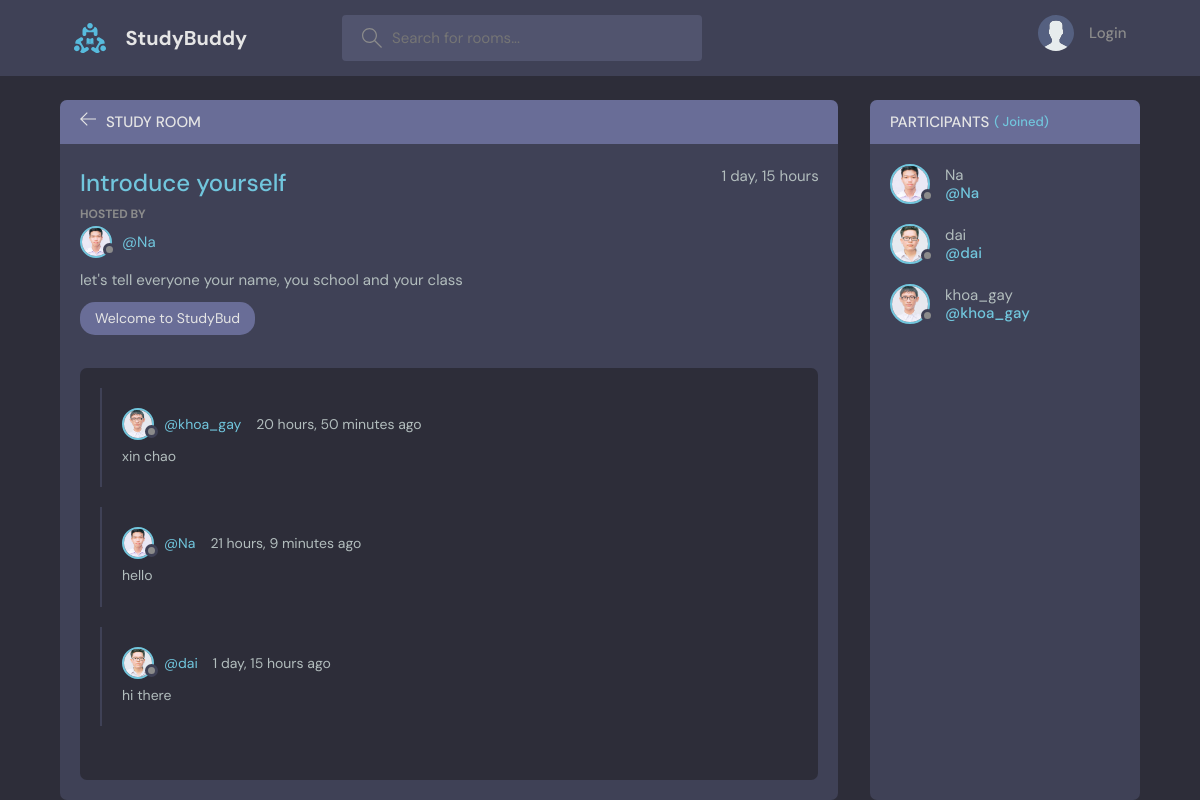
/room/1, run on the app's committed database.
### base/models.py (models this page shows, shortened)
class Room(models.Model):
    host = models.ForeignKey(User,on_delete=models.SET_NULL,null=True)
    topic = models.ForeignKey(Topic,on_delete=models.SET_NULL,null=True)
    name = models.CharField(max_length= 200)
    description = models.TextField(null=True,blank=True)
    participants = models.ManyToManyField(User,related_name="participants",blank=True)
    updated = models.DateTimeField(auto_now=True)
    created = models.DateTimeField(auto_now_add=True)
    class Meta:
        ordering = ['-updated','-created']

class User(AbstractUser):
    name = models.CharField(max_length=200,null=True)
    email = models.EmailField(unique=True,null=True)
    bio = models.TextField(null=True,blank=True)
    avatar = models.ImageField(null=True,default="avatar.svg")
    USERNAME_FIELD = 'email'
    REQUIRED_FIELDS = []
    pass

class Topic(models.Model):
    name = models.CharField(max_length= 200)
    def __str__(self) -> str:
        return self.name

class Message(models.Model):
    user = models.ForeignKey(User,on_delete=models.CASCADE)
    room = models.ForeignKey(Room,on_delete=models.CASCADE)
    body = models.TextField()
    updated = models.DateTimeField(auto_now=True)
    created = models.DateTimeField(auto_now_add=True)

### base/views.py (the view, shortened to what this page needs)
# urls.py: path("room/<str:pk>",views.getRoom),
def room(request,pk):
    room = Room.objects.get(id=pk)
    room_messages = room.message_set.all().order_by('-created')
    participants = set()
    participants.add(room.host)
    for message in room_messages:
        participants.add(message.user)
    context = {'room':room,'room_messages':room_messages,'participants':participants}
    return render(request,'base/room.html',context)

### base/templates/base/room.html (shortened to what this page needs)
{% extends "main.html" %}
{% load static  %}
{% block content %}
    <main class="profile-page layout layout--2">
        <div class="container">
            <div class="room">
                <div class="room__top">
                    <div class="room__topLeft">
                        <a href="{% url "home" %}">
                            <svg version="1.1" xmlns="http://www.w3.org/2000/svg" width="32" height="32" viewBox="0 0 32 32">
                            <title>arrow-left</title>
                            <path
                                d="M13.723 2.286l-13.723 13.714 13.719 13.714 1.616-1.611-10.96-10.96h27.625v-2.286h-27.625l10.965-10.965-1.616-1.607z"
                            ></path>
                            </svg>
                        </a>
                        <h3>Study Room</h3>
                    </div>
                </div>
                <div class="room__box scroll">
                    <div class="room__header scroll">
                    <div class="room__info">
                        <h3>{{room.name}}</h3>
                        <span>{{room.created|timesince}}</span>
                    </div>
                    <div class="room__hosted">
                        <p>Hosted By</p>
                        <a href="{% url "user-profile" room.host.id %}" class="room__author">
                            <div class="avatar avatar--small">
                                <img src="{{room.host.avatar.url}}" />
                            </div>
                            <span>@{{room.host.username}}</span>
                        </a>
                    </div>
                    <div class="room__details">
                        {{room.description}}
                    </div>
                    <span class="room__topics">{{room.topic}}</span>
                    </div>
                    <div class="room__conversation">
                        <div class="threads scroll">
                            {% for message in room_messages %}
                            <div class="thread">
                                <div class="thread__top">
                                    <div class="thread__author">
                                        <a href="{% url "user-profile" message.user.id %}" class="thread__authorInfo">
                                            <div class="avatar avatar--small">
                                            <img src="{{message.user.avatar.url}}" />
                                            </div>
                                            <span>@{{message.user.username}}</span>
                                        </a>
                                        <span class="thread__date">{{message.created|timesince}} ago</span>
                                    </div>
                                </div>
                                <div class="thread__details">
                                    {{message.body}}
                                </div>
                            </div>
                            {% endfor %}
                        </div>
                    </div>
                </div>
            </div>
            <div class="participants">
                <h3 class="participants__top">Participants <span>({{participants.all.count}} Joined)</span></h3>
                <div class="participants__list scroll">
                    {% for participant in participants %}
                    <a href="{% url "user-profile" participant.id %}" class="participant">
                        <div class="avatar avatar--medium">
                            <img src="{{participant.avatar.url}}" />
                        </div>
                        <p>
                            {{participant.username}}
                            <span>@{{participant.username}}</span>
                        </p>
                    </a>
                {% endfor %}
                </div>
            </div>
        </div>
    </main>
{% endblock content %}

### data on the page
Room: name "Introduce yourself", created "1 day, 15 hours", host.avatar (picture), host.username "Na", description "let's tell everyone your name, you school and your class", topic "Welcome to StudyBud"
Message: user.avatar (picture), user.username "khoa_gay", created "20 hours, 50 minutes", body "xin chao"
Message: user.avatar (picture), user.username "Na", created "21 hours, 9 minutes", body "hello"
Message: user.avatar (picture), user.username "dai", created "1 day, 15 hours", body "hi there"
User: avatar (picture), username "Na"
User: avatar (picture), username "dai"
User: avatar (picture), username "khoa_gay"
